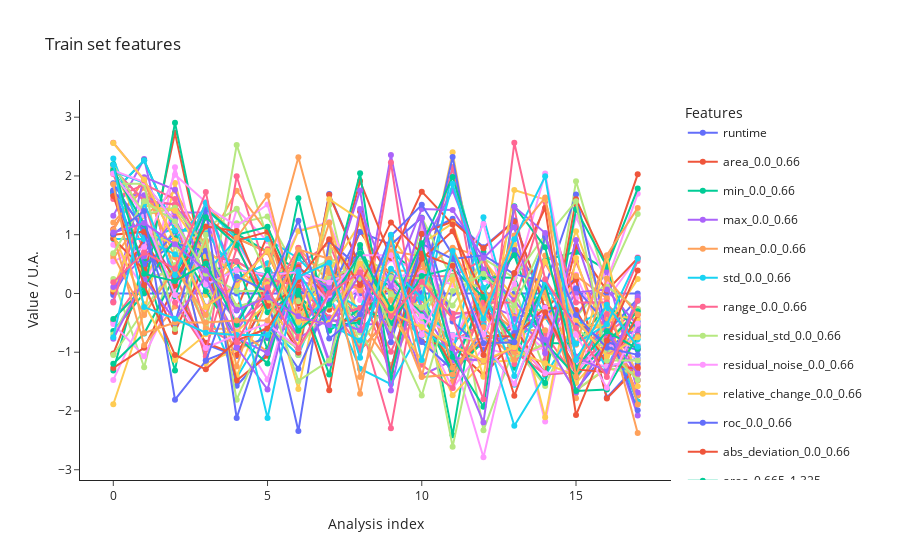

The cell this chart's notebook holds for it:
### Code cell
from src.StreamPort.machine_learning.methods import MachineLearningScaleFeaturesScalerSklearn

scaler = MachineLearningScaleFeaturesScalerSklearn(scaler_type = "StandardScaler")
ml_ana = scaler.run(ml_ana)

fig_train_features = ml_ana.plot_data()
fig_train_features.update_layout(title="Train set features")
fig_train_features.show()
